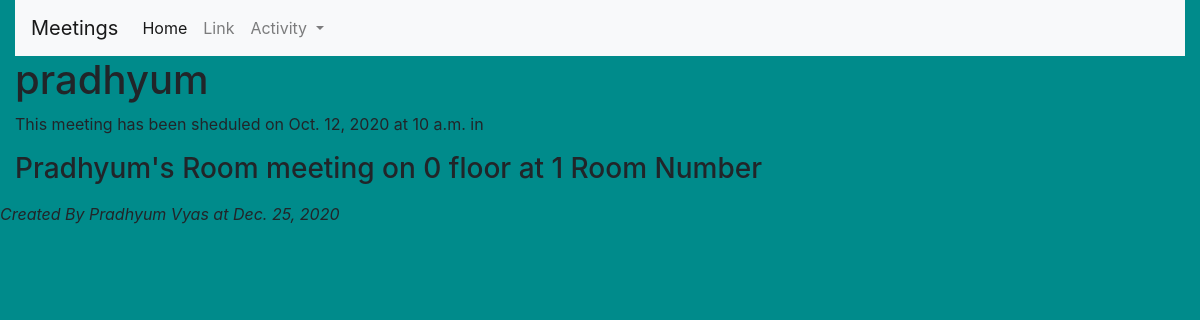
Page /meeting/5 on the committed database.
### meeting/models.py (models this page shows, shortened)
class Meeting(models.Model):
    title = models.CharField(max_length=200)
    date = models.DateField()
    start_time = models.TimeField(default=time(10))
    duration = models.IntegerField(default=1)
    room = models.ForeignKey(Room, on_delete=models.CASCADE)

class Room(models.Model):
    name = models.CharField(max_length=250)
    floor_number = models.IntegerField()
    room_number = models.IntegerField()
    def __str__(self):
        return f"{self.name} meeting on {self.floor_number} floor at {self.room_number} Room Number"

### meeting/views.py (the view)
# urls.py: path('<int:id>', details, name='details'),
def details(request, id):
    meeting = get_object_or_404(Meeting, pk=id)
    return render(request, "meeting/details.html", {'meeting': meeting,
                                                    'message':"Created By Pradhyum Vyas",
                                                    'date':(datetime.today().date())})

### meeting/templates/meeting/details.html (shortened to what this page needs)
{% extends 'base.html' %}
{% block content %}
<div class="container-fluid pradhyum">
        <h1>{{meeting.title}}</h1>
    <p>This meeting has been sheduled on {{meeting.date}} at {{meeting.start_time}} in
        <h3>{{meeting.room}}</h3>
    </p>
</div>
{% endblock %}

### website/static/website/main.css (style rules this page uses)
body { background-color: darkcyan; }

### rows in the picture
Meeting: title "pradhyum", date "Oct. 12, 2020", start_time "10 a.m.", room "Pradhyum's Room meeting on 0 floor at 1 Room Number"

### other values in the picture
{{ message }} "Created By Pradhyum Vyas"
